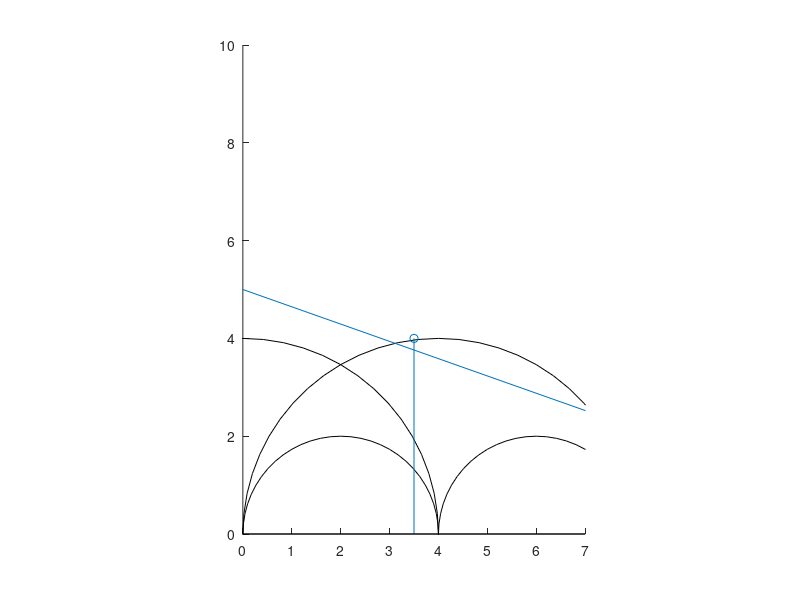

Here is the MATLAB script that generated this plot:
clear, clc
phaseShift = [0, 60, 120, 180]./180*pi;
hold on;
axis equal;
%  rectangle('position',[0-4,0-4,8,8],'curvature',[1, 1]);
% % %rectangle('position',[1-4,0-4,8,8],'curvature',[1, 1]);
% % 
%  rectangle('position',[2-20/6,0-20/6,20/3,20/3],'curvature',[1, 1]);
% % %rectangle('position',[3-23/6,0-23/6,23/3,23/3],'curvature',[1, 1]);
% % 
%  rectangle('position',[4-8/3,0-8/3,16/3,16/3],'curvature',[1, 1]);
% % %rectangle('position',[5-11/3,0-11/3,22/3,22/3],'curvature',[1, 1]);
% % 
%  rectangle('position',[6-4/2,0-4/2,4,4],'curvature',[1, 1]);
% % %rectangle('position',[7-7/2,0-7/2,7,7],'curvature',[1, 1]);

rectangle('position',[0-4,0-4,8,8],'curvature',[1, 1]);
rectangle('position',[2-2,0-2,4,4],'curvature',[1, 1]);
rectangle('position',[4-4,0-4,8,8],'curvature',[1, 1]);
rectangle('position',[6-2,0-2,4,4],'curvature',[1, 1]);

line([0 sqrt(8)*5],[5 0]);
% line([3.5 5.5],[0 sqrt(3)*2]);
stem([3.5],[4]);
axis equal;
axis([0 7 0 10]);
